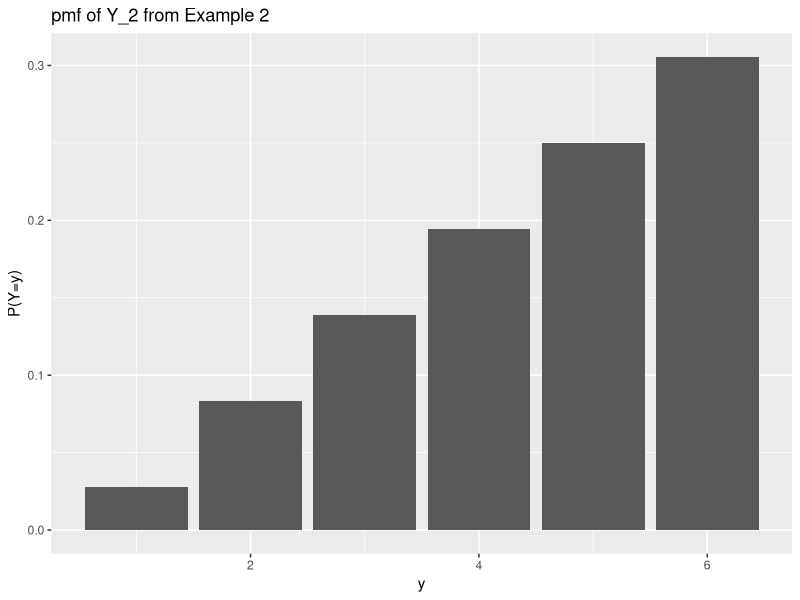
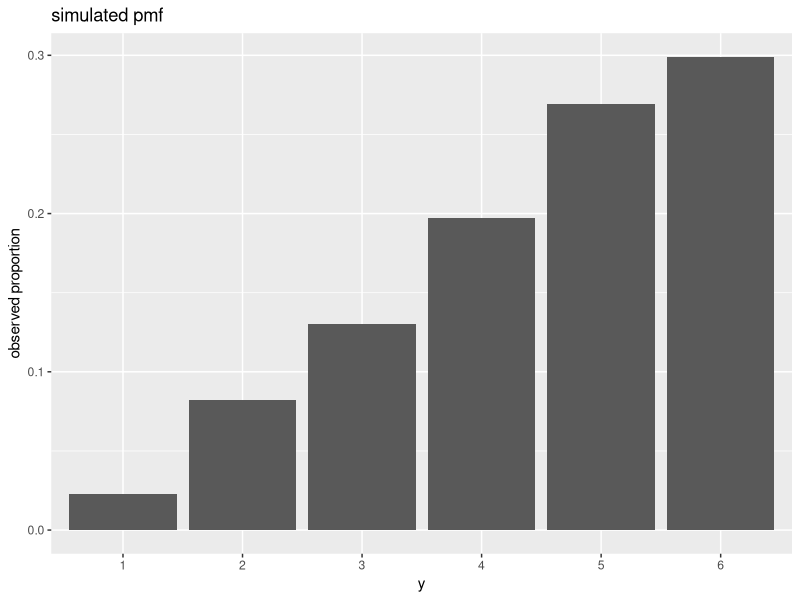

Here is the R script that generated these plots, in order:
## ---- chunk 1
library(ggplot2)
y <- 1:6
py <- c(1/36, 3/36, 5/36, 7/36, 9/36, 11/36)
dd <- data.frame(y=y,probs = py)
ggplot(aes(x=y,y=probs),data=dd) + geom_bar(stat='identity') + 
  ylab('P(Y=y)') + ggtitle('pmf of Y_2 from Example 2')


## ---- chunk 2
one.Y <- function() {
  #Create a vector of the sample space, using the c() function.
    sample.space <- c(1, 2, 3, 4, 5, 6)
  #Simulate a single roll of the red die using the sample() function
    (red.die <- sample(sample.space, 1))
  #Simulate a single roll of the white die using the sample() function
    (white.die <- sample(sample.space, 1))
  #Find the maximum of the two rolls using the max() function
    max.roll <- max(red.die, white.die)

  #return the maximum using the return() function
    return(max.roll)
  }
##Trying it out; each run of this should yield a simulated maximum:
one.Y()
one.Y()
## ---- chunk 3
    many.Y <- replicate(1000, one.Y())
## ---- chunk 4
    df <- data.frame(x=as.factor(many.Y))
    ggplot(aes(x=as.factor(many.Y)),data=df) + geom_bar(aes(y=(..count..)/(sum(..count..)))) + ylab('observed proportion') + xlab('y') + ggtitle('simulated pmf')
## ---- chunk 5
    mean(many.Y)
## ---- chunk 6
    var(many.Y)
## ---- chunk 7
    sd(many.Y)
## ---- chunk 8
    many.Z <- 2*(many.Y)+1
## ---- chunk 9
    mean(many.Z)
## ---- chunk 10
    var(many.Z)
